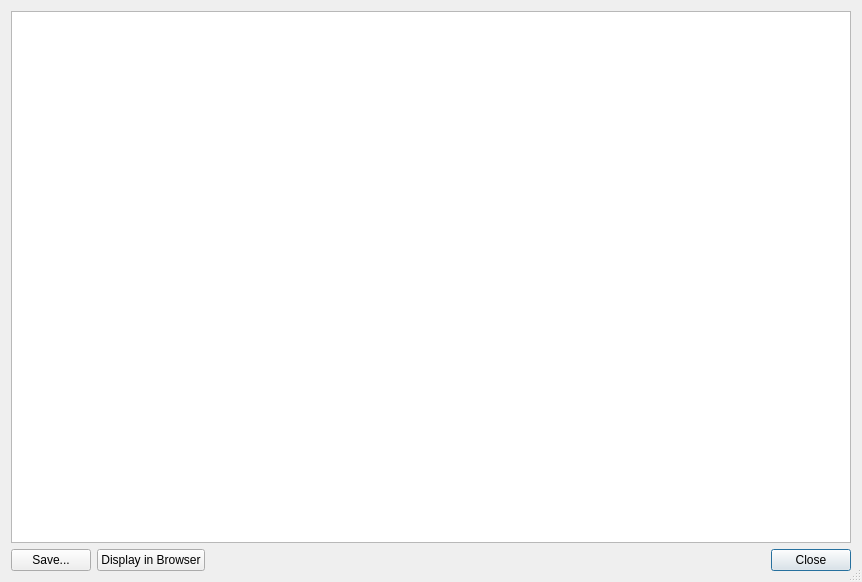
<?xml version="1.0" encoding="UTF-8"?>
<ui version="4.0">
 <class>ReportContents</class>
 <widget class="QDialog" name="ReportContents">
  <property name="geometry">
   <rect>
    <x>0</x>
    <y>0</y>
    <width>858</width>
    <height>582</height>
   </rect>
  </property>
  <property name="windowTitle">
   <string>Atleto Report</string>
  </property>
  <property name="sizeGripEnabled">
   <bool>true</bool>
  </property>
  <property name="modal">
   <bool>false</bool>
  </property>
  <layout class="QGridLayout" name="gridLayout">
   <item row="0" column="0">
    <widget class="QGraphicsView" name="graphicsView">
     <property name="minimumSize">
      <size>
       <width>840</width>
       <height>500</height>
      </size>
     </property>
     <property name="styleSheet">
      <string>QFrame { background:none;}</string>
     </property>
     <property name="sceneRect">
      <rectf>
       <x>0.000000000000000</x>
       <y>0.000000000000000</y>
       <width>0.000000000000000</width>
       <height>0.000000000000000</height>
      </rectf>
     </property>
     <property name="alignment">
      <set>Qt::AlignLeading|Qt::AlignLeft|Qt::AlignTop</set>
     </property>
    </widget>
   </item>
   <item row="1" column="0">
    <layout class="QHBoxLayout" name="horizontalLayout">
     <item>
      <widget class="QPushButton" name="saveButton">
       <property name="text">
        <string>Save...</string>
       </property>
      </widget>
     </item>
     <item>
      <widget class="QPushButton" name="browserButton">
       <property name="text">
        <string>Display in Browser</string>
       </property>
      </widget>
     </item>
     <item>
      <spacer name="horizontalSpacer">
       <property name="orientation">
        <enum>Qt::Horizontal</enum>
       </property>
       <property name="sizeHint" stdset="0">
        <size>
         <width>40</width>
         <height>20</height>
        </size>
       </property>
      </spacer>
     </item>
     <item>
      <widget class="QPushButton" name="closeButton">
       <property name="text">
        <string>Close</string>
       </property>
       <property name="default">
        <bool>true</bool>
       </property>
      </widget>
     </item>
    </layout>
   </item>
  </layout>
 </widget>
 <resources/>
 <connections>
  <connection>
   <sender>closeButton</sender>
   <signal>clicked()</signal>
   <receiver>ReportContents</receiver>
   <slot>accept()</slot>
   <hints>
    <hint type="sourcelabel">
     <x>625</x>
     <y>535</y>
    </hint>
    <hint type="destinationlabel">
     <x>481</x>
     <y>533</y>
    </hint>
   </hints>
  </connection>
 </connections>
</ui>
